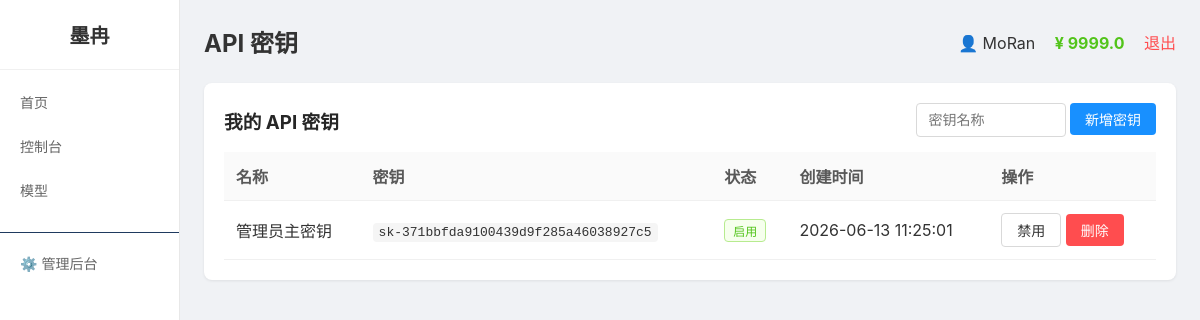
Page /keys (signed in) on the earlier database version.
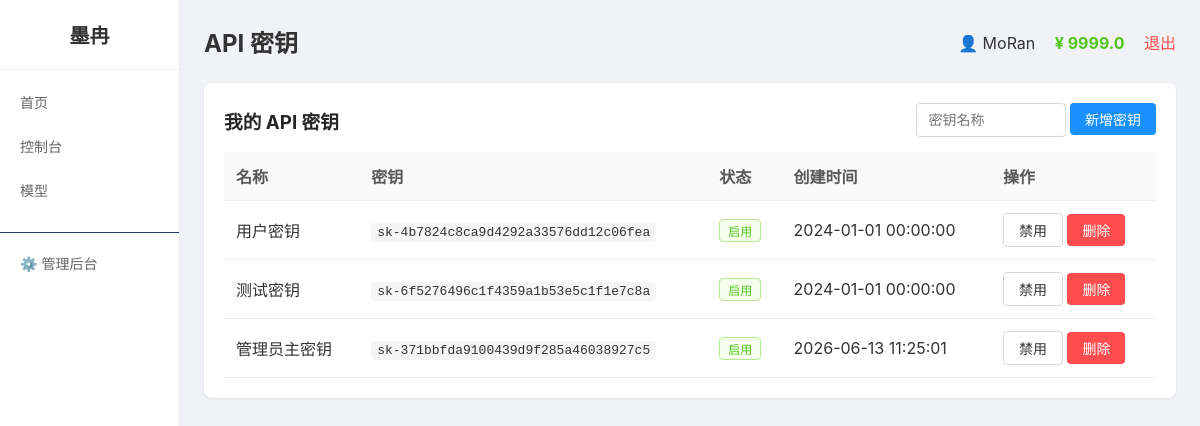
Same page on the later database version.
### tables this page shows
CREATE TABLE api_keys
                 (id INTEGER PRIMARY KEY AUTOINCREMENT,
                  user_id INTEGER NOT NULL,
                  key TEXT UNIQUE NOT NULL,
                  name TEXT DEFAULT '默认密钥',
                  status INTEGER DEFAULT 1,
                  created_at TEXT);

### app.py (the view)
@app.route('/keys')
@login_required
def keys_page():
    user = get_user()
    conn = get_db()
    if USE_POSTGRES:
        keys = fetch_all(conn, "SELECT * FROM api_keys WHERE user_id = %s ORDER BY id DESC", (session['user_id'],))
    else:
        keys = fetch_all(conn, "SELECT * FROM api_keys WHERE user_id = ? ORDER BY id DESC", (session['user_id'],))
    conn.close()
    return render_template('keys.html',
                           page_title='API 密钥',
                           user=user,
                           menu_items=MENU_ITEMS,
                           active_menu='keys',
                           keys=keys)

### app.py (called while the page is built)
def get_db():
    if USE_POSTGRES:
        if not PSYCOPG2_AVAILABLE:
            raise RuntimeError("PostgreSQL 数据库需要 psycopg2 库，请安装: pip install psycopg2-binary")
        conn = psycopg2.connect(DATABASE_URL)
        conn.autocommit = False
        return conn
    else:
        import sqlite3
        db_path = os.environ.get('DATABASE_PATH', os.path.join(os.path.dirname(os.path.abspath(__file__)), 'platform.db'))
        conn = sqlite3.connect(db_path)
        conn.row_factory = sqlite3.Row
        return conn

def get_user():
    if 'user_id' not in session:
        return None
    conn = get_db()
    if USE_POSTGRES:
        cursor = conn.cursor(cursor_factory=RealDictCursor)
        cursor.execute("SELECT * FROM users WHERE id = %s", (session['user_id'],))
        user = cursor.fetchone()
        cursor.close()
    else:
        cursor = conn.cursor()
        cursor.execute("SELECT * FROM users WHERE id = ?", (session['user_id'],))
        row = cursor.fetchone()
        cursor.close()
        if row:
            columns = [desc[0] for desc in cursor.description]
            user = dict(zip(columns, row))
        else:
            user = None
    conn.close()
    return user

### templates/keys.html (shortened to what this page needs)
{% extends "base.html" %}
{% block content %}
<div class="card">
    <div style="display:flex;justify-content:space-between;align-items:center;margin-bottom:15px">
        <h3 style="margin:0">我的 API 密钥</h3>
        <form method="post" action="/keys/add">
            <input name="name" placeholder="密钥名称" style="width:150px" required>
            <button class="btn btn-primary" type="submit">新增密钥</button>
        </form>
    </div>
    <table>
        <tr><th>名称</th><th>密钥</th><th>状态</th><th>创建时间</th><th>操作</th></tr>
        {% for k in keys %}
        <tr>
            <td>{{ k.name }}</td>
            <td><code>{{ k.key }}</code></td>
            <td>{% if k.status %}<span class="tag tag-green">启用</span>{% else %}<span class="tag tag-red">禁用</span>{% endif %}</td>
            <td>{{ k.created_at }}</td>
            <td>
                <a href="/keys/toggle/{{ k.id }}" class="btn btn-default">{% if k.status %}禁用{% else %}启用{% endif %}</a>
                <a href="/keys/delete/{{ k.id }}" class="btn btn-danger">删除</a>
            </td>
        </tr>
        {% endfor %}
    </table>
</div>
{% endblock %}

### templates/base.html (shortened to what this page needs)
<!DOCTYPE html>
<html>
<head>
</head>
<body>
    <div class="layout">
        <div class="sidebar">
            <h2>墨冉</h2>
            {% for key, name, url in menu_items %}
                <a href="{{ url }}" class="menu-item {{ 'active' if active_menu == key else '' }}">{{ name }}</a>
            {% endfor %}
            {% if user and user.is_admin %}
                <a href="/admin" class="menu-item" style="margin-top:20px;border-top:1px solid #1f3a5f;padding-top:20px">⚙️ 管理后台</a>
            {% endif %}
        </div>
        <div class="main">
            <div class="header">
                <h2>{{ page_title }}</h2>
                <div>
                    <span>👤 {{ user.username if user else '未登录' }}</span>
                <span style="margin-left:15px;color:#52c41a;font-weight:bold">¥ {{ (user.balance|round(2)) if user else 0 }}</span>
                    <a href="/logout" class="logout">退出</a>
                </div>
            </div>
            {% block content %}{% endblock %}
        </div>
    </div>
</body>
</html>

Differences in the rows shown:
added api_keys: name "用户密钥", key "sk-4b7824c8ca9d4292a33576dd12c06fea", status "启用", created_at "2024-01-01 00:00:00"
added api_keys: name "测试密钥", key "sk-6f5276496c1f4359a1b53e5c1f1e7c8a", status "启用", created_at "2024-01-01 00:00:00"
